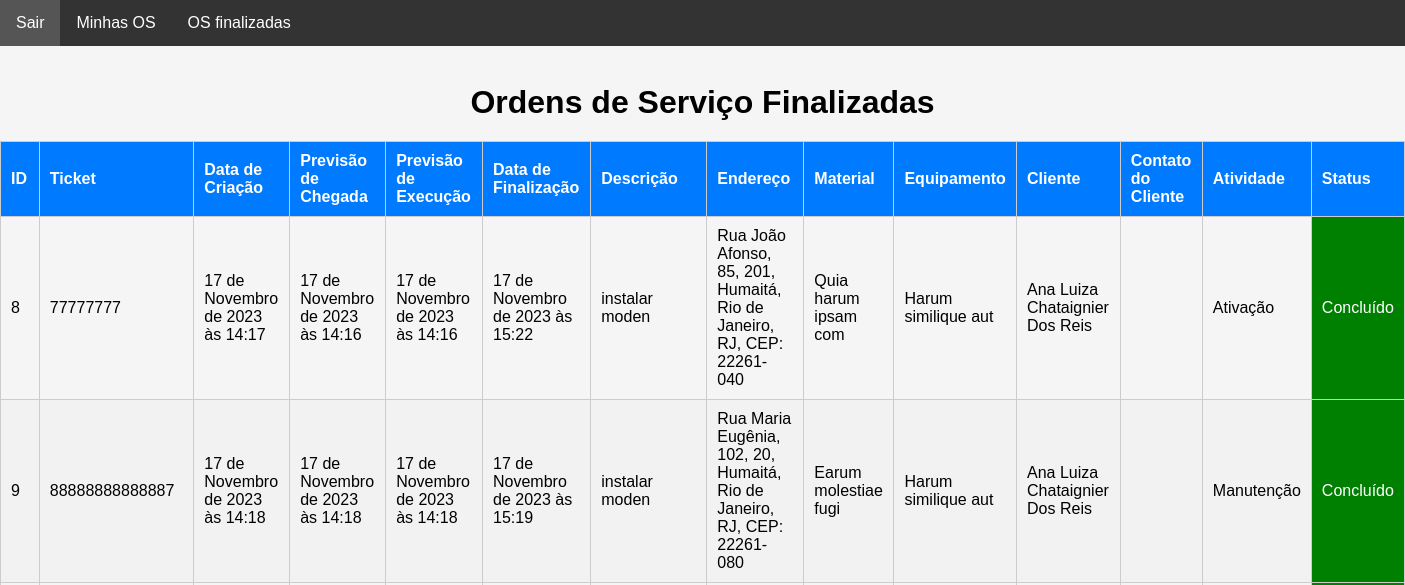
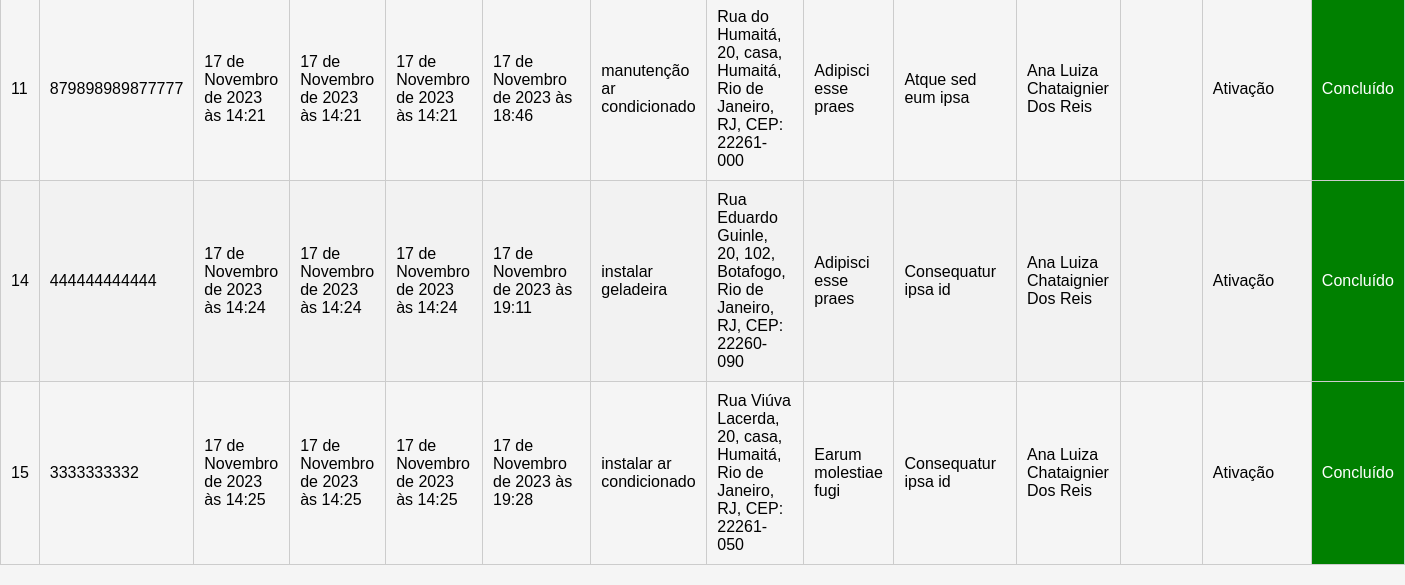
The app's page /main/os_finalizadas/ (signed in), older data (2 pictures, top to bottom).
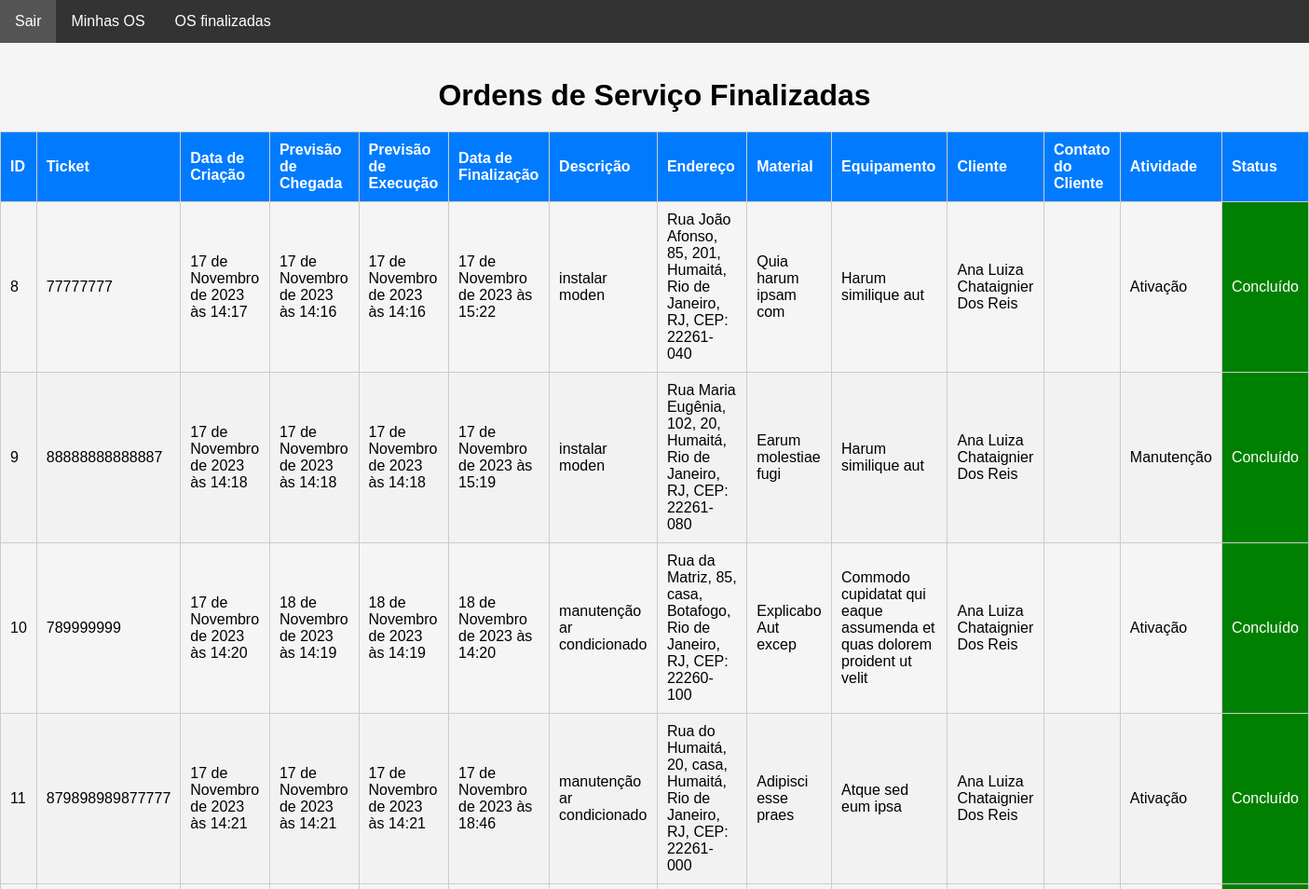
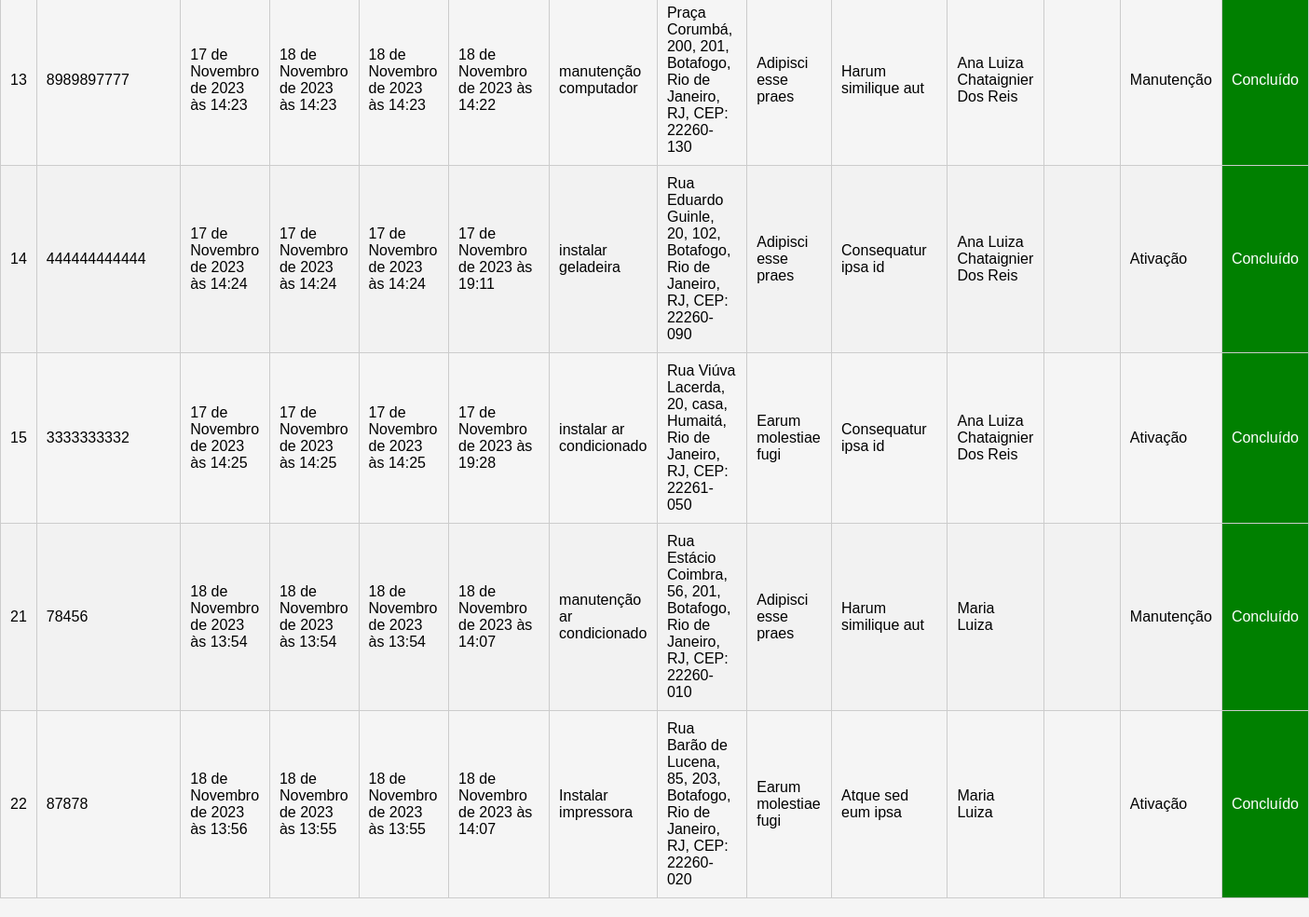
The same page, newer data (2 pictures, top to bottom).
### staff/models.py (models this page shows, shortened)
class HistoricoOsFinalizada(models.Model):
    ordem_de_servico = models.ForeignKey(
        OrdemDeServico, on_delete=models.CASCADE, related_name="historico_os"
    )
    data_finalizada = models.DateTimeField(auto_now_add=True)
    nome_responsavel = models.CharField(max_length=30, null=False)
    rg_responsavel = models.CharField(max_length=12, null=False)
    observacoes = models.TextField(max_length=400)
    foto = models.ImageField(
        upload_to="img/historico_os_finalizada/", null=True, blank=True
    )

class OrdemDeServico(models.Model):
    ticket = models.CharField(max_length=200, unique=True)
    tecnico = models.ForeignKey(
        CustomUser, on_delete=models.CASCADE, related_name="ordens_técnico", null=True, default=None
    )
    staff = models.ForeignKey(
        CustomUser, on_delete=models.CASCADE, related_name="ordens_staff"
    )
    descricao = models.TextField(max_length=600)
    previsao_chegada = models.DateTimeField(editable=True)
    previsao_execucao = models.DateTimeField(editable=True)
    material = models.CharField(max_length=100, validators=[MinLengthValidator(3)])
    equipamento = models.CharField(max_length=100, validators=[MinLengthValidator(3)])
    data_criacao = models.DateTimeField(auto_now_add=True)
    cliente = models.ForeignKey(Cliente, on_delete=models.CASCADE)
    endereco = models.ForeignKey(Endereco, on_delete=models.CASCADE)
    contrato = models.CharField(max_length=700, null=True, blank=True)
    atividade = models.CharField(max_length=50, choices=ACTIVITY_CHOICES)
    status_tecnico = models.CharField(max_length=50, choices=TECNICAL_CHOICES)
    status = models.CharField(
        max_length=10, choices=STATUS_CHOICES, default="Aguardando"
    )
    atraso_em_minutos = models.CharField(max_length=50, choices=ATRASO_CHOICES)
    atraso_descricao = models.TextField(max_length=400)
    descricao_reagendamento = models.TextField(max_length=400)
    vezes_reagendada = models.IntegerField(default=0)

class Cliente(models.Model):
    nome = models.CharField(max_length=50, validators=[MinLengthValidator(3)])
    rg = models.CharField(max_length=12, validators=[MinLengthValidator(3)])
    telefone1 = models.CharField(max_length=15, validators=[MinLengthValidator(3)])
    telefone2 = models.CharField(max_length=15, validators=[MinLengthValidator(3)])
    def __str__(self):
        return self.nome

### authentication/models.py (models this page shows)
class Endereco(models.Model):
    cep = models.CharField(max_length=10)
    rua = models.CharField(max_length=30, validators=[MinLengthValidator(3)])
    bairro = models.CharField(max_length=20, validators=[MinLengthValidator(3)])
    cidade = models.CharField(max_length=20, validators=[MinLengthValidator(3)])
    estado = models.CharField(max_length=2, choices=STATE_CHOICES)
    numero = models.PositiveIntegerField(validators=[MinValueValidator(1)])
    complemento = models.CharField(max_length=100)
    def __str__(self):
        return f"{self.rua}, {self.numero}, {self.complemento}, {self.bairro}, {self.cidade}, {self.estado}, CEP: {self.cep}"

### main/views.py (the view)
# urls.py: path("os_finalizadas/", views.os_finalizadas, name="os_finalizadas"),
@user_passes_test(is_tecnico)
def os_finalizadas(request):
    try:
        user = request.user
        ordens_finalizadas = OrdemDeServico.objects.filter(
            tecnico=user, status="Concluído"
        )
        historicos = []
        for ordem in ordens_finalizadas:
            historicos_ordem = HistoricoOsFinalizada.objects.filter(
                ordem_de_servico=ordem
            )
            historicos.extend(historicos_ordem)
        return render(
            request,
            "os_finalizadas.html",
            {
                "ordens_finalizadas": ordens_finalizadas,
                "historicos": historicos,
                "user": user,
            },
        )
    except Exception as e:
        return render(request, "error.html", {"error_message": str(e)})

### main/helpers.py (called while the page is built)
def is_tecnico(user):
    return user.groups.filter(name="Técnico").exists()

### main/templates/os_finalizadas.html (shortened to what this page needs)
<!DOCTYPE html>
<html lang="en">
  <head>
  </head>
  <body>
    <nav class="navbar">
      <ul>
          <li><a href="{% url 'sair' %}">Sair</a></li>
          <li><a href="{% url 'minhas_ordens_de_servico' %}">Minhas OS</a></li>
          <li><a href="{% url 'ordens_finalizadas' %}">OS finalizadas</a></li>
      </ul>
  </nav>
  <br>
    <h1>Ordens de Serviço Finalizadas</h1>
    <table>
      <thead>
        <tr>
          <th>ID</th>
          <th>Ticket</th>
          <th>Data de Criação</th>
          <th>Previsão de Chegada</th>
          <th>Previsão de Execução</th>
          <th>Data de Finalização</th>
          <th>Descrição</th>
          <th>Endereço</th>
          <th>Material</th>
          <th>Equipamento</th>
          <th>Cliente</th>
          <th>Contato do Cliente</th>
          <th>Atividade</th>
          <th>Status</th>
        </tr>
      </thead>
      <tbody>
        {% for historico in historicos %}
        <tr>
          <td>{{ historico.ordem_de_servico.id }}</td>
          <td>{{ historico.ordem_de_servico.ticket }}</td>
          <td>{{ historico.ordem_de_servico.data_criacao }}</td>
          <td>{{ historico.ordem_de_servico.previsao_chegada }}</td>
          <td>{{ historico.ordem_de_servico.previsao_execucao }}</td>
          <td>{{ historico.data_finalizada }}</td>
          <td>{{ historico.ordem_de_servico.descricao }}</td>
          <td>{{ historico.ordem_de_servico.endereco }}</td>
          <td>{{ historico.ordem_de_servico.material }}</td>
          <td>{{ historico.ordem_de_servico.equipamento }}</td>
          <td>{{ historico.ordem_de_servico.cliente }}</td>
          <td>{{ historico.ordem_de_servico.contato_cliente }}</td>
          <td>{{ historico.ordem_de_servico.atividade }}</td>
          <td class="status-concluido">{{ historico.ordem_de_servico.status }}</td>
        </tr>
        {% endfor %}
      </tbody>
    </table>
  </body>
</html>

### main/templates/os_finalizadas.html (style rules this page uses)
* { margin: 0; padding: 0; box-sizing: border-box; }
body { font-family: Arial, sans-serif; background-color: #f5f5f5; margin: 0; padding: 0; }
h1 { text-align: center; margin-top: 20px; }
table { width: 100%; border-collapse: collapse; border-spacing: 0; margin: 20px auto; }
table td, table th { padding: 10px; border: 1px solid #ccc; text-align: left; }
table th { background-color: #007bff; color: #fff; }
table tr:nth-child(even) { background-color: #f2f2f2; }
.status-concluido { background-color: green; color: white; }
.navbar { background-color: #333; overflow: hidden; }
.navbar ul { list-style-type: none; }
.navbar li { float: left; }
.navbar a { display: block; color: white; text-align: center; padding: 14px 16px; text-decoration: none; }

Row changes from the older to the newer data that the page shows:
added HistoricoOsFinalizada: ordem_de_servico.id "10", ordem_de_servico.ticket "789999999", ordem_de_servico.data_criacao "17 de Novembro de 2023 às 14:20", ordem_de_servico.previsao_chegada "18 de Novembro de 2023 às 14:19", ordem_de_servico.previsao_execucao "18 de Novembro de 2023 às 14:19", data_finalizada "18 de Novembro de 2023 às 14:20", ordem_de_servico.descricao "manutenção ar condicionado", ordem_de_servico.endereco "Rua da Matriz, 85, casa, Botafogo, Rio de Janeiro, RJ, CEP: 22260-100", ordem_de_servico.material "Explicabo Aut excep", ordem_de_servico.equipamento "Commodo cupidatat qui eaque assumenda et quas dolorem proident ut velit", ordem_de_servico.cliente "Ana Luiza Chataignier Dos Reis", ordem_de_servico.atividade "Ativação", ordem_de_servico.status "Concluído"
added HistoricoOsFinalizada: ordem_de_servico.id "13", ordem_de_servico.ticket "8989897777", ordem_de_servico.data_criacao "17 de Novembro de 2023 às 14:23", ordem_de_servico.previsao_chegada "18 de Novembro de 2023 às 14:23", ordem_de_servico.previsao_execucao "18 de Novembro de 2023 às 14:23", data_finalizada "18 de Novembro de 2023 às 14:22", ordem_de_servico.descricao "manutenção computador", ordem_de_servico.endereco "Praça Corumbá, 200, 201, Botafogo, Rio de Janeiro, RJ, CEP: 22260-130", ordem_de_servico.material "Adipisci esse praes", ordem_de_servico.equipamento "Harum similique aut", ordem_de_servico.cliente "Ana Luiza Chataignier Dos Reis", ordem_de_servico.atividade "Manutenção", ordem_de_servico.status "Concluído"
added HistoricoOsFinalizada: ordem_de_servico.id "21", ordem_de_servico.ticket "78456", ordem_de_servico.data_criacao "18 de Novembro de 2023 às 13:54", ordem_de_servico.previsao_chegada "18 de Novembro de 2023 às 13:54", ordem_de_servico.previsao_execucao "18 de Novembro de 2023 às 13:54", data_finalizada "18 de Novembro de 2023 às 14:07", ordem_de_servico.descricao "manutenção ar condicionado", ordem_de_servico.endereco "Rua Estácio Coimbra, 56, 201, Botafogo, Rio de Janeiro, RJ, CEP: 22260-010", ordem_de_servico.material "Adipisci esse praes", ordem_de_servico.equipamento "Harum similique aut", ordem_de_servico.cliente "Maria Luiza", ordem_de_servico.atividade "Manutenção", ordem_de_servico.status "Concluído"
added HistoricoOsFinalizada: ordem_de_servico.id "22", ordem_de_servico.ticket "87878", ordem_de_servico.data_criacao "18 de Novembro de 2023 às 13:56", ordem_de_servico.previsao_chegada "18 de Novembro de 2023 às 13:55", ordem_de_servico.previsao_execucao "18 de Novembro de 2023 às 13:55", data_finalizada "18 de Novembro de 2023 às 14:07", ordem_de_servico.descricao "Instalar impressora", ordem_de_servico.endereco "Rua Barão de Lucena, 85, 203, Botafogo, Rio de Janeiro, RJ, CEP: 22260-020", ordem_de_servico.material "Earum molestiae fugi", ordem_de_servico.equipamento "Atque sed eum ipsa", ordem_de_servico.cliente "Maria Luiza", ordem_de_servico.atividade "Ativação", ordem_de_servico.status "Concluído"
